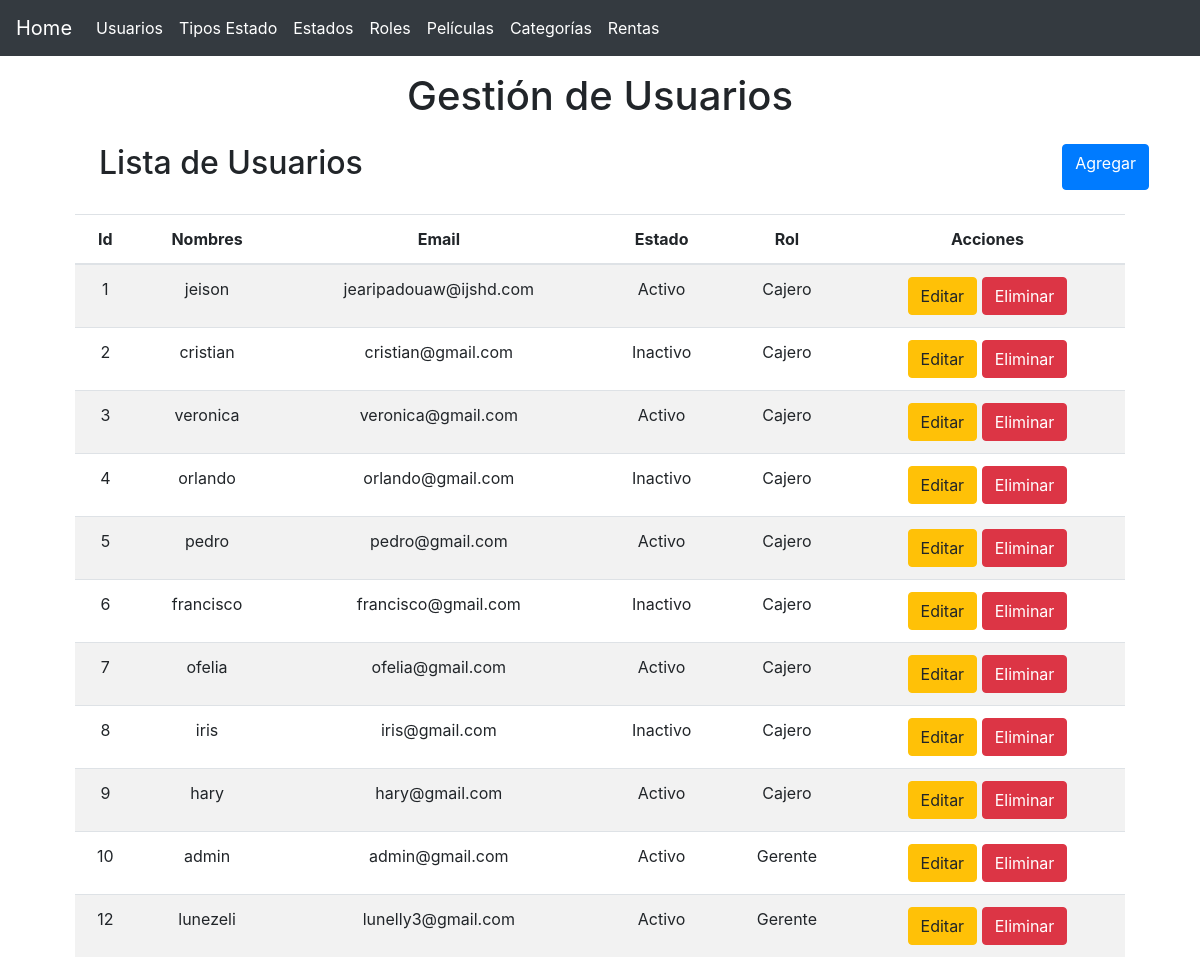
The app's page /?controller=user with its own data.
### tables this page shows
CREATE TABLE IF NOT EXISTS `users` (
  `id` int(11) NOT NULL AUTO_INCREMENT,
  `name` varchar(30) NOT NULL,
  `email` varchar(30) NOT NULL,
  `password` varchar(16) NOT NULL,
  `status_id` int(6) NOT NULL,
  `role_id` int(6) NOT NULL,
  PRIMARY KEY (`id`),
  UNIQUE KEY `email` (`email`),
  KEY `status_id` (`status_id`,`role_id`),
  KEY `role_id` (`role_id`)
);

CREATE TABLE IF NOT EXISTS `statuses` (
  `id` int(6) NOT NULL AUTO_INCREMENT,
  `name` varchar(30) NOT NULL,
  `type_status_id` int(6) NOT NULL,
  PRIMARY KEY (`id`),
  KEY `type_status_id` (`type_status_id`)
);

CREATE TABLE IF NOT EXISTS `roles` (
  `id` int(6) NOT NULL AUTO_INCREMENT,
  `name` varchar(30) NOT NULL,
  `status_id` int(6) NOT NULL,
  PRIMARY KEY (`id`),
  KEY `status_id` (`status_id`)
);

### controllers/UserController.php (called while the page is built, shortened)
<?php
require 'models/User.php';
class UserController
{
    private $user;
    public function __construct()
    {
        $this->user = new User;
    }
    public function index()
    {
        require 'views/layout.php';
        $users = $this->user->getAll();
        require 'views/user/list.php';
    }
}

### models/User.php (called while the page is built, shortened)
<?php
class User
{
	private $pdo;
    public function __construct()
    {
    	try {
    		$this->pdo = new Database;
	    } catch (PDOException $e) {
	    	die($e->getMessage());
	    }
    }
    public function getAll()
    {
    	try {
    		$strSql = "SELECT u.*, s.name as status, r.name as role FROM users u INNER JOIN statuses s ON s.id = u.status_id INNER JOIN roles r ON r.id = u.role_id";
    		$query = $this->pdo->select($strSql);
    		return $query;
	    } catch (PDOException $e) {
	    	die($e->getMessage());
	    }
    }
}

### providers/Database.php (called while the page is built, shortened)
<?php
class Database extends PDO
{
    public function select($strSql, $arrayData = array(), $fetchMode = PDO::FETCH_OBJ)
    {
    	$query = $this->prepare($strSql);
    	if( !$query->execute() ) {
    		echo "Error, la consulta no se realizó";
    	} else {
    		return $query->fetchAll($fetchMode);
    	}
    }
}

### views/user/list.php (the view)
<main class="container">
	<section class="col-md-12 text-center">
		<div class="mt-3">
			<h1>Gestión de Usuarios</h1>
		</div>
		<div class="col-md-12 m-4 d-flex justify-content-between">
			<h2>Lista de Usuarios</h2>
			<a href="?controller=user&method=new" class="btn btn-primary">Agregar</a>
		</div>
		<section class="col-md-12 flex-nowrap table-responsive">
			<table class="table table-striped table-hover">
				<thead>
					<tr>
						<th>Id</th>
						<th>Nombres</th>
						<th>Email</th>
						<th>Estado</th>
						<th>Rol</th>
						<th>Acciones</th>
					</tr>
				</thead>
				<tbody>
					<?php foreach($users as $user): ?>
						<tr>
							<td><?php echo $user->id ?></td>
							<td><?php echo $user->name ?></td>
							<td><?php echo $user->email ?></td>
							<td><?php echo $user->status ?></td>
							<td><?php echo $user->role ?></td>
							<td>
								<a href="?controller=user&method=edit&id=<?php echo $user->id ?>" class="btn btn-warning">Editar</a>
				      	<a href="?controller=user&method=delete&id=<?php echo $user->id ?>" class="btn btn-danger">Eliminar</a>
							</td>
						</tr>
					<?php endforeach ?>
				</tbody>
			</table>
		</section>
	</section>
</main>

### index.php (shortened to what this page needs)
<?php
	require 'providers/Database.php';
	$controller = 'HomeController';
	if(!isset($_REQUEST['controller'])) {
		require "controllers/".$controller.".php";
		$controller = ucwords($controller);
		$controller = new $controller;
		$controller->index();
	} else {
		$method = isset($_REQUEST['method']) ? $_REQUEST['method'] : "index";
		$controller = new $controller;
		call_user_func(array($controller, $method));
	}

### views/layout.php (shortened to what this page needs)
<!DOCTYPE html>
<html lang="es">
<head>
	<link rel="stylesheet" type="text/css" href="assets/css/bootstrap.min.css">
</head>
<body>
	<header>
		<nav class="navbar navbar-expand-lg navbar-dark bg-dark">
		 	<a class="navbar-brand" href="?controller=home">Home</a>
		  	<div class="collapse navbar-collapse" id="navbarSupportedContent">
		    	<ul class="navbar-nav mr-auto">
		      	<li class="nav-item active">
		       		<a href="?controller=user" class="nav-link">Usuarios</a>
		      	</li>
		      	<li class="nav-item active">
		       		<a href="?controller=typestatus" class="nav-link">Tipos Estado</a>
		      	</li>
		      	<li class="nav-item active">
		       		<a href="?controller=status" class="nav-link">Estados</a>
		      	</li>
		      	<li class="nav-item active">
		       		<a href="?controller=rol" class="nav-link">Roles</a>
		      	</li>
		      	<li class="nav-item active">
		       		<a href="?controller=movie" class="nav-link">Películas</a>
		      	</li>
		      	<li class="nav-item active">
		       		<a href="?controller=category" class="nav-link">Categorías</a>
		      	</li>
		      	<li class="nav-item active">
		       		<a href="?controller=rental" class="nav-link">Rentas</a>
		      	</li>
		    </ul>
		  </div>
		</nav>
	</header>
</body>
</html>

### records on screen
users: id "1", name "jeison", email "jearipadouaw@ijshd.com", status.name "Activo", role.name "Cajero"
users: id "2", name "cristian", email "cristian@gmail.com", status.name "Inactivo", role.name "Cajero"
users: id "3", name "veronica", email "veronica@gmail.com", status.name "Activo", role.name "Cajero"
users: id "4", name "orlando", email "orlando@gmail.com", status.name "Inactivo", role.name "Cajero"
users: id "5", name "pedro", email "pedro@gmail.com", status.name "Activo", role.name "Cajero"
users: id "6", name "francisco", email "francisco@gmail.com", status.name "Inactivo", role.name "Cajero"
users: id "7", name "ofelia", email "ofelia@gmail.com", status.name "Activo", role.name "Cajero"
users: id "8", name "iris", email "iris@gmail.com", status.name "Inactivo", role.name "Cajero"
users: id "9", name "hary", email "hary@gmail.com", status.name "Activo", role.name "Cajero"
users: id "10", name "admin", email "admin@gmail.com", status.name "Activo", role.name "Gerente"
users: id "12", name "lunezeli", email "lunelly3@gmail.com", status.name "Activo", role.name "Gerente"
